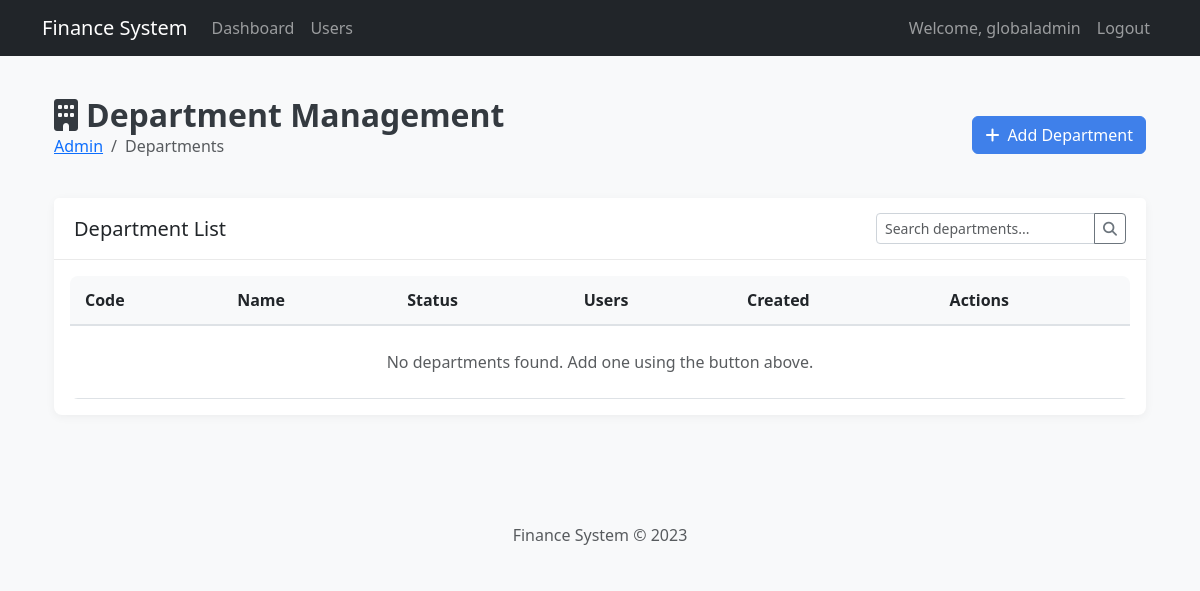
/admin/departments (signed in), run on an earlier commit of the app's database.
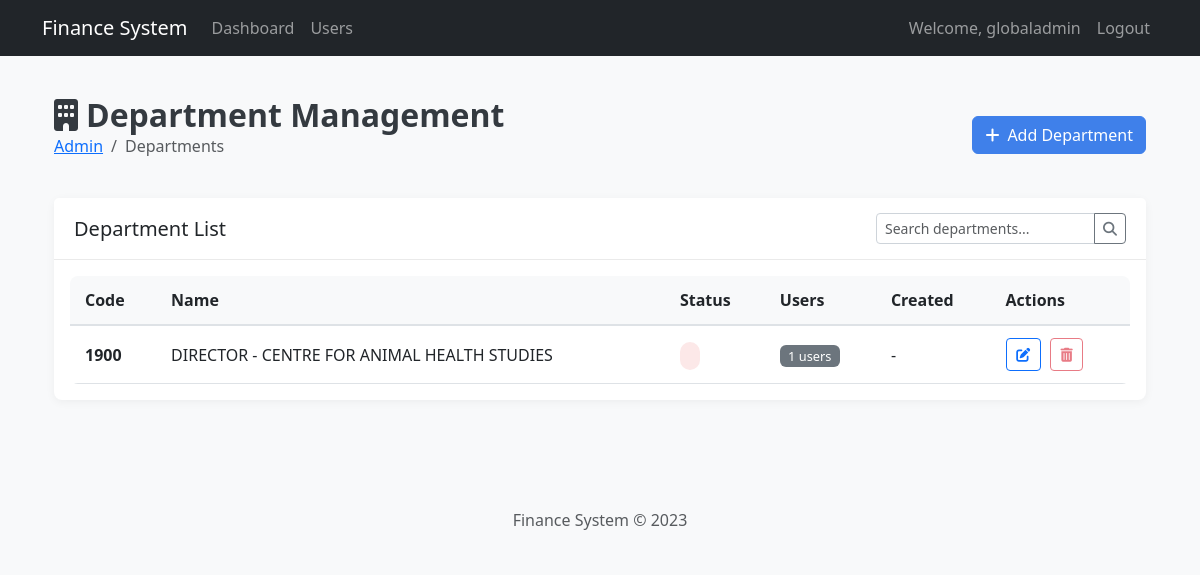
And on a later commit of the database.
### models.py (models this page shows)
class Department(db.Model):
    __tablename__ = 'departments'
    depart_code = db.Column(db.String(20), primary_key=True)
    depart_name = db.Column(db.String(100), nullable=False)

### routes/admin_routes.py (the view)
@admin_bp.route('/departments')
@login_required
@admin_required
def manage_departments():
    departments = Department.query.all()
    return render_template('admin/departments.html', departments=departments)

### routes/admin_routes.py (called while the page is built)
def admin_required(f):
    @wraps(f)
    def decorated_function(*args, **kwargs):
        if not current_user.is_authenticated or not current_user.is_global_admin:
            flash('Access denied: Admin privileges required', 'danger')
            return redirect(url_for('auth.login'))
        return f(*args, **kwargs)
    return decorated_function

### templates/admin/departments.html (shortened to what the changed rows need)
{% extends "base.html" %}
{% block content %}
<!DOCTYPE html>
<html lang="en">
<head>
    <link href="https://cdn.jsdelivr.net/npm/bootstrap@5.3.0/dist/css/bootstrap.min.css" rel="stylesheet">
    <link rel="stylesheet" href="https://cdnjs.cloudflare.com/ajax/libs/font-awesome/6.4.0/css/all.min.css">
    <link rel="stylesheet" href="https://cdn.datatables.net/1.13.6/css/dataTables.bootstrap5.min.css">
</head>
<body>
    <div class="container-fluid py-4">
        <div class="row mb-4">
            <div class="col-12">
                <div class="d-flex justify-content-between align-items-center">
                    <div>
                        <h2 class="page-title mb-0"><i class="fas fa-building me-2"></i>Department Management</h2>
                    </div>
                </div>
            </div>
        </div>
        <div class="row">
            <div class="col-12">
                <div class="card">
                    <div class="card-body">
                        <div class="table-responsive">
                            <table id="departmentsTable" class="table table-hover" style="width:100%">
                                <thead>
                                    <tr>
                                        <th>Code</th>
                                        <th>Name</th>
                                        <th>Status</th>
                                        <th>Users</th>
                                        <th>Created</th>
                                        <th>Actions</th>
                                    </tr>
                                </thead>
                                <tbody>
                                    {% for department in departments %}
                                    <tr>
                                        <td><strong>{{ department.depart_code }}</strong></td>
                                        <td>{{ department.depart_name }}</td>
                                        <td>
                                            <span class="status-badge {% if department.status == 'active' %}status-active{% else %}status-inactive{% endif %}">
                                            </span>
                                        </td>
                                        <td>
                                            <span class="badge bg-secondary badge-count">
                                                {{ department.users|length }} users
                                            </span>
                                        </td>
                                        <td>{{ department.created_at.strftime('%Y-%m-%d') if department.created_at else '-' }}</td>
                                        <td class="action-btns">
                                            <button class="btn btn-sm btn-outline-primary edit-department"
                                                    data-department-code="{{ department.depart_code }}">
                                                <i class="fas fa-edit"></i>
                                            </button>
                                            <button class="btn btn-sm btn-outline-danger delete-department"
                                                    data-department-code="{{ department.depart_code }}"
                                                    {% if department.users %}disabled title="Cannot delete department with users"{% endif %}>
                                                <i class="fas fa-trash-alt"></i>
                                            </button>
                                        </td>
                                    </tr>
                                    {% else %}
                                    <tr>
                                        <td colspan="6" class="text-center py-4 text-muted">
                                            No departments found. Add one using the button above.
                                        </td>
                                    </tr>
                                    {% endfor %}
                                </tbody>
                            </table>
                        </div>
                    </div>
                </div>
            </div>
        </div>
    </div>
</body>
</html>
{% endblock %}

What changed in the data, as far as the page shows it:
added Department: depart_code "1900", depart_name "DIRECTOR - CENTRE FOR ANIMAL HEALTH STUDIES", users|length "1", created_at "-"
Also different on the page:
text no longer shown: "No departments found. Add one using the button above."
